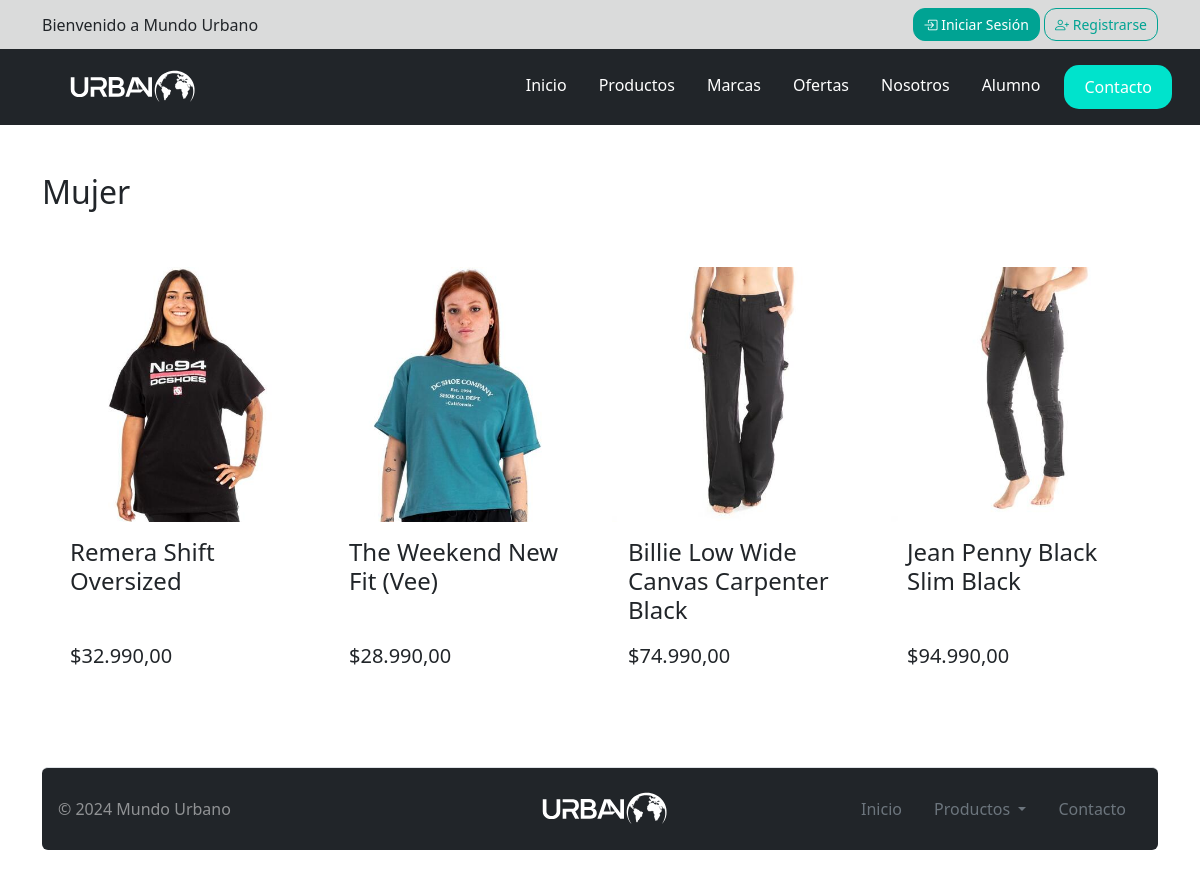
The app's page /index.php?link=productos&categoria=3 with its own data.
### tables this page shows
CREATE TABLE `categorias` (
  `id` int(10) UNSIGNED NOT NULL COMMENT 'identificador de la categoria',
  `nombre` varchar(256) NOT NULL COMMENT 'Nombre de la categoria',
  `img` varchar(256) NOT NULL COMMENT 'Imagen para la categoria',
  `banner_img` varchar(256) NOT NULL,
  `descripcion` text DEFAULT NULL COMMENT 'Descripcion opcional para la categoria'
);

CREATE TABLE `productos` (
  `id` int(10) UNSIGNED NOT NULL COMMENT 'Campo identificador principal de la tabla',
  `categoria_id` int(10) UNSIGNED NOT NULL COMMENT 'Identificador para categorias',
  `marca_id` int(10) UNSIGNED NOT NULL COMMENT 'Identificador para marcas',
  `color_id` int(10) UNSIGNED NOT NULL COMMENT 'Identificador para colores',
  `nombre` varchar(256) NOT NULL COMMENT 'Nombre del Producto',
  `descripcion` text DEFAULT NULL COMMENT 'Descripcion del producto',
  `tipo` varchar(256) DEFAULT NULL COMMENT 'Tipo del producto',
  `precio` decimal(11,2) NOT NULL COMMENT 'Precio del producto',
  `img` varchar(256) NOT NULL COMMENT 'Imagen principal del producto',
  `temporada` enum('Invierno','Otoño','Primavera','Verano','Mixto') NOT NULL COMMENT 'Temporada del producto',
  `fecha_ingreso` date NOT NULL COMMENT 'Fecha en la que ingreso el producto a la tienda'
);

CREATE TABLE `oferta` (
  `id` int(10) UNSIGNED NOT NULL,
  `temporada` enum('Verano','Primavera','Otoño','Invierno','Mixto') DEFAULT NULL,
  `anio` int(11) DEFAULT NULL,
  `descuento` int(11) NOT NULL DEFAULT 0
);

### classes/Categoria.php (called while the page is built, shortened)
<?PHP
class categoria
{
    private $nombre;
    public static function get_x_id(int $id): ?Categoria
    {
        $conexion = Conexion::getConexion();
        $query = "SELECT * FROM categorias WHERE id = ?";
        $PDOStatement = $conexion->prepare($query);
        $PDOStatement->setFetchMode(PDO::FETCH_CLASS, self::class);
        $PDOStatement->execute([$id]);
        $result = $PDOStatement->fetch();
        return $result ? $result : null;
    }
    public function getNombre()
    {
        return $this->nombre;
    }
}

### classes/Producto.php (called while the page is built, shortened)
<?PHP
class Producto
{
        private int $id;
        private string $nombre;
        private float $precio;
        private string $img;
        public static function obtenerProductosFiltrados(?int $categoriaId = null, ?int $marcaId = null, ?string $terminoBusqueda = null): array
        {
                $conexion = Conexion::getConexion();
                $query = "SELECT * FROM productos";
                $conditions = [];
                $params = [];
                if ($categoriaId !== null) {
                        $conditions[] = "categoria_id = :categoria";
                        $params[':categoria'] = $categoriaId;
                }
                if (!empty($conditions)) {
                        $query .= " WHERE " . implode(" AND ", $conditions);
                }
                $PDOStatement = $conexion->prepare($query);
                $PDOStatement->setFetchMode(PDO::FETCH_CLASS, self::class);
                $PDOStatement->execute($params);
                return $PDOStatement->fetchAll();
        }
        public static function aplicarDescuento(Producto $producto, ?string $temporada = null, ?string $anio = null, float $descuento = 15): float
        {
                $anioProducto = date('Y', strtotime($producto->fecha_ingreso));
                $coincideTemporada = $temporada ? strtolower($producto->temporada) === strtolower($temporada) : true;
                $coincideAnio = $anio ? $anioProducto == $anio : true;
                return $producto->precio;
        }
        public function obtenerPrecioConDescuento(string $temporada = null, string $anio = null, float $descuento = 15): string
        {
                $precioConDescuento = $this->aplicarDescuento($this, $temporada, $anio, $descuento);
                return $this->precio_formateado();
        }
        public function precio_formateado(): string
        {
                return "$" . number_format($this->precio, 2, ",", ".");
        }
        public function getId()
        {
                return $this->id;
        }
        public function getNombre()
        {
                return $this->nombre;
        }
        public function getImg()
        {
                return $this->img;
        }
    }

### classes/Oferta.php (called while the page is built, shortened)
<?PHP
    class Oferta {
        private $descuento;
        public static function get_x_id(int $id): ?Oferta
        {
            $conexion = Conexion::getConexion();
            $query = "SELECT * FROM oferta WHERE id = ?";
            $PDOStatement = $conexion->prepare($query);
            $PDOStatement->setFetchMode(PDO::FETCH_CLASS, self::class);
            $PDOStatement->execute([$id]);
            $result = $PDOStatement->fetch();
            return $result ?: null;
        }
        public function getDescuento()
        {
            return $this->descuento;
        }
    }
?>

### index.php (the view, shortened to what this page needs)
<?php
$categoriaSeleccionada = $_GET['categoria'] ?? null;
$vista = Vista::validar_vista($_GET['link'] ?? 'inicio', $categoriaSeleccionada);
$userData = $_SESSION['loggedIn'] ?? FALSE;
$oferta = Oferta::get_x_id(1);
$descuento = $oferta->getDescuento();
?>
<!DOCTYPE html>
<html lang="es">
<head>
    <link href="https://cdn.jsdelivr.net/npm/bootstrap@5.2.0-beta1/dist/css/bootstrap.min.css" rel="stylesheet">
    <link rel="stylesheet" href="https://cdn.jsdelivr.net/npm/bootstrap-icons@1.11.3/font/bootstrap-icons.min.css">
    <link href="css/styles.css" rel="stylesheet">
</head>
<body>
    <div class="bg-gris text-dark py-2 px-3">
        <div class="container d-flex justify-content-between align-items-center">
            <div>
                <?php if ($userData) { ?>
                    <span>Bienvenido, <?= ucfirst($userData['nombre']) ?? 'Usuario' ?> </span>
                <?php } else { ?>
                    <span>Bienvenido a Mundo Urbano</span>
                <?php } ?>
            </div>
            <div>
                <?php if ($userData) { ?>
                    <?php if ($userData['rol'] == 'admin' || $userData['rol'] == 'superadmin') { ?>
                        <a href="admin/index.php?link=dashboard" class="btn btn-admin btn-sm me-2">
                            <i class="bi bi-tools"></i> Admin
                        </a>
                    <?php } ?>
                    <a href="index.php?link=usuario" class="btn btn-admin btn-sm">
                    <i class="bi bi-person"></i> Usuario
                    </a>
                    <a href="admin/actions/auth_logout.php" class="btn btn-rojo btn-sm">
                        <i class="bi bi-door-open"></i> Cerrar Sesión
                    </a>
                <?php } else { ?>
                    <a href="index.php?link=login" class="btn btn-iniciar btn-sm">
                        <i class="bi bi-box-arrow-in-right"></i> Iniciar Sesión
                    </a>
                    <a href="index.php?link=register" class="btn btn-register btn-sm">
                    <i class="bi bi-person-plus"></i></i> Registrarse
                    </a>
                <?php } ?>
            </div>
        </div>
    </div>
    <nav class="navbar navbar-expand-lg navbar-dark bg-dark px-3 sticky-top">
        <div class="container-fluid">
            <a class="navbar-brand" href="index.php?link=inicio">
                <img src="img/logo.svg" alt="logo Mundo Urbano">
            </a>
            <div class="collapse navbar-collapse" id="navbarNavDropdown">
                <ul class="navbar-nav ms-auto gap-3">
                    <li class="nav-item">
                        <a class="nav-link" href="index.php?link=inicio">Inicio</a>
                    </li>
                    <li class="nav-item custom-dropdown">
                        <a class="nav-link" href="index.php?link=productos">Productos</a>
                    </li>
                    <li class="nav-item">
                        <a class="nav-link" href="index.php?link=marcas">Marcas</a>
                    </li>
                    <li class="nav-item">
                        <a class="nav-link" href="index.php?link=oferta">Ofertas</a>
                    </li>
                    <li class="nav-item">
                        <a class="nav-link" href="index.php?link=nosotros">Nosotros</a>
                    </li>
                    <li class="nav-item">
                        <a class="nav-link" href="index.php?link=alumno">Alumno</a>
                    </li>
                    <li class="nav-item">
                        <a type="button" class="boton-custom btn" href="index.php?link=contacto">Contacto</a>
                    </li>
                </ul>
            </div>
        </div>
    </nav>
<main class="container my-4">
        <?php
        require_once "views/{$vista->getNombre()}.php"
        ?>
</main>
<footer class="container">
    <div class="d-flex flex-wrap justify-content-between align-items-center py-3 px-3 my-4 border-top bg-dark rounded">
        <p class="col-md-4 mb-0 text-white-50">&copy; 2024 Mundo Urbano</p>
        <a href="index.php?link=inicio" class="col-md-4 d-flex align-items-center justify-content-center mb-3 mb-md-0 me-md-auto link-body-emphasis text-decoration-none navbar-brand">
            <img src="./img/logo.svg" alt="Logo Mundo Urbano">
        </a>
        <ul class="nav col-md-4 justify-content-end">
            <li class="nav-item">
                <a class="nav-link active" href="index.php?link=inicio">Inicio</a>
            </li>
            <li class="nav-item dropdown custom-dropdown">
                <a class="nav-link dropdown-toggle" href="#" id="navbarDropdownMenuLink" role="button" data-bs-toggle="dropdown" aria-expanded="false">
                    Productos
                </a>
            </li>
            <li class="nav-item">
                <a class="nav-link" href="index.php?link=nosotros">Contacto</a>
            </li>
        </ul>
    </div>
</footer>
</body>
</html>

### views/productos.php (shortened to what this page needs)
<?php
$categoriaSeleccionada = isset($_GET['categoria']) ? (int)$_GET['categoria'] : null;
$marcaSeleccionada = isset($_GET['marca']) ? (int)$_GET['marca'] : null;
$terminoBusqueda = $_GET['busqueda'] ?? null;
$catalogo = Producto::obtenerProductosFiltrados($categoriaSeleccionada, $marcaSeleccionada, $terminoBusqueda);
if ($categoriaSeleccionada) {
    $categoria = Categoria::get_x_id($categoriaSeleccionada);
    $tituloCategoria = $categoria ? $categoria->getNombre() : "Categoría no encontrada";
} elseif ($marcaSeleccionada) {
    $marca = Marca::get_x_id($marcaSeleccionada);
    $tituloCategoria = $marca ? $marca->getNombre() : "Marca no encontrada";
} else {
    $tituloCategoria = "Todos los productos";
}
?>
<section>
    <div class="d-flex justify-content-between align-items-center py-4 flex-column flex-md-row text-center text-md-start">
        <div class="mb-3 mb-md-0">
            <h2 class="fw-light fs-2">
                <?= ucfirst($tituloCategoria) ?>
            </h2>
        </div>
    </div>
    <div class="d-flex justify-content-center py-4 custom-card">
        <div class="container">
            <div class="row">
                <?php if (!empty($catalogo)): ?>
                    <?php foreach ($catalogo as $producto): ?>
                        <div class="col-12 col-md-6 col-lg-3 d-flex align-items-stretch">
                            <a href="index.php?link=detalle_producto&id=<?= $producto->getId() ?>" class="card mb-3 text-decoration-none text-dark w-100">
                                <div class="card border-0 h-100 rounded-1 d-flex flex-column">
                                    <img src="./img/productos/<?= $producto->getImg() ?>" class="card-img-top" alt="<?= $producto->getNombre() ?>">
                                    <div class="card-body text-start flex-grow-1 d-flex flex-column justify-content-between">
                                        <h3 class="card-title fw-light fs-4"><?= $producto->getNombre() ?></h3>
                                        <p class="fs-5 fw-light text-dark mt-2">
                                            <?= $producto->obtenerPrecioConDescuento($temporada, $anio, $descuento); ?>
                                        </p>
                                    </div>
                                </div>
                            </a>
                        </div>
                    <?php endforeach; ?>
                <?php else: ?>
                    <div class="col-12 text-center">
                        <p class="text-muted">No se encontraron productos.</p>
                    </div>
                <?php endif; ?>
            </div>
        </div>
    </div>
</section>

### css/styles.css (style rules this page uses)
.navbar-brand img { height: 50px; }
.navbar-nav .nav-link { color: #fff; transition: color 0.3s ease; }
.boton-custom { background-color: #00E3CC; color: #fff; border: none; padding: 10px 20px; font-size: 16px; border-radius: 15px; transition: background-color 0.3s ease; }
footer .nav-link { color: #6c757d; }
.custom-card .card { border: none; transition: transform 0.1s ease; }
.btn-iniciar { background-color: #00a393; color: #fff; border: 1px solid #00a393; padding: 5px 10px; font-size: 14px; border-radius: 12px; transition: background-color 0.3s ease; }
.btn-register { border: 0.5px solid #00a393; color: #00a393; background-color: transparent; padding: 5px 10px; font-size: 14px; border-radius: 12px; transition: background-color 0.3s ease, color 0.3s ease, box-shadow 0.3s ease; }
.bg-gris { background-color: #dadbdb; }

### records on screen
categorias: nombre "Mujer"
productos: img (picture), nombre "Remera Shift Oversized"
oferta: $producto->obtenerPrecioConDescuento($temporada, $anio, $descuento) "$32.990,00"
productos: img (picture), nombre "The Weekend New Fit (Vee)", precio "$28.990,00"
productos: img (picture), nombre "Billie Low Wide Canvas Carpenter Black", precio "$74.990,00"
productos: img (picture), nombre "Jean Penny Black Slim Black", precio "$94.990,00"
